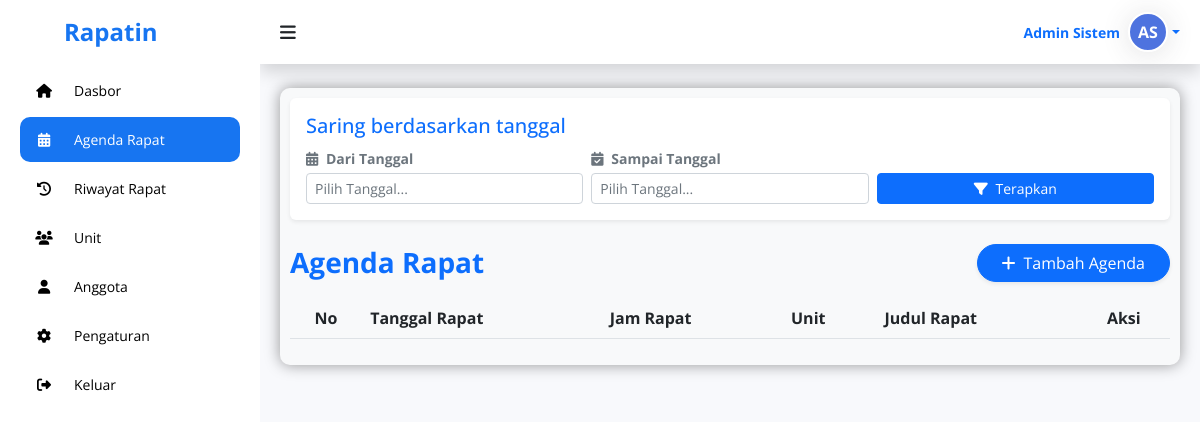
The app's page /admin/agenda.php (signed in), older data.
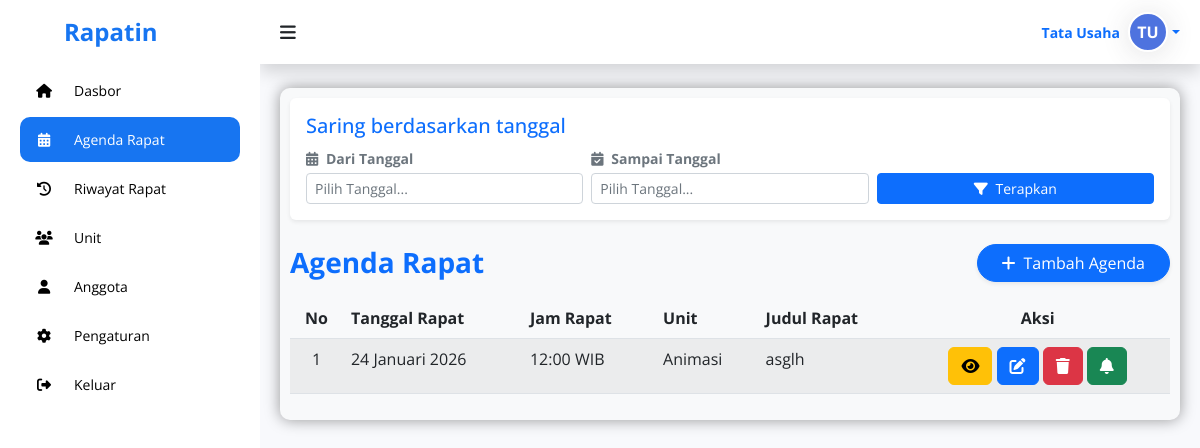
The same page, newer data.
### tables this page shows
CREATE TABLE `users` (
  `id_user` int NOT NULL,
  `nim` varchar(20) NOT NULL,
  `nama_lengkap` varchar(255) NOT NULL,
  `email` varchar(255) NOT NULL,
  `password` varchar(255) NOT NULL,
  `role` enum('Ketua','Peserta','Admin') NOT NULL,
  `unit_id` int DEFAULT NULL,
  `profile_pic` varchar(255) DEFAULT NULL
);

CREATE TABLE `agenda_rapat` (
  `id_rapat` int NOT NULL,
  `tanggal_rapat` date NOT NULL,
  `jam_rapat` time NOT NULL,
  `judul_rapat` varchar(255) NOT NULL,
  `ruang_rapat` varchar(100) DEFAULT NULL,
  `keterangan` text,
  `notulen_file` varchar(255) DEFAULT NULL,
  `id_unit` int NOT NULL,
  `id_pembuat` int NOT NULL,
  `status` enum('aktif','dibatalkan') DEFAULT 'aktif'
);

CREATE TABLE `unit` (
  `id_unit` int NOT NULL,
  `nama_unit` varchar(255) NOT NULL
);

### admin/agenda.php (the view, shortened to what the changed rows need)
<?php
include("../php/koneksi.php");
function tgl_indo($tanggal){
    try {
        $bulan = array (
            1 => 'Januari', 'Februari', 'Maret', 'April', 'Mei', 'Juni',
            'Juli', 'Agustus', 'September', 'Oktober', 'November', 'Desember'
        );
        $pecahkan = explode('-', $tanggal);
        $bulan_num = (int)$pecahkan[1];
        return $pecahkan[2] . ' ' . $bulan[$bulan_num] . ' ' . $pecahkan[0];
    } catch (Exception $e) {
        return $tanggal;
    }
}
$id_user_login = $_SESSION['id_user'];
$sql_user_info = "SELECT nama_lengkap, profile_pic FROM users WHERE id_user = '$id_user_login'";
$q_user_info = mysqli_query($koneksi, $sql_user_info);
$d_user_info = mysqli_fetch_assoc($q_user_info);
$nama_user = $d_user_info['nama_lengkap'] ?? "Admin";
$foto_db   = $d_user_info['profile_pic'] ?? null;
$tampilkan_foto = false;
$words = explode(" ", $nama_user);
$initials = "";
if (count($words) >= 1) {
    $initials .= strtoupper(substr($words[0], 0, 1));
    if (count($words) > 1) {
        $initials .= strtoupper(substr(end($words), 0, 1));
    }
} else {
    $initials = "AD";
}
$list_rapat = [];
$sql_read = "SELECT
                r.*,
                o.nama_unit,
                u.nama_lengkap as nama_pembuat
             FROM agenda_rapat r
             JOIN unit o ON r.id_unit = o.id_unit
             JOIN users u ON r.id_pembuat = u.id_user
             WHERE r.status = 'aktif'";
$sql_read .= " AND CONCAT(r.tanggal_rapat, ' ', r.jam_rapat) > NOW()";
$sql_read .= " ORDER BY r.tanggal_rapat ASC, r.jam_rapat ASC";
$q_read = mysqli_query($koneksi, $sql_read);
while ($r_read = mysqli_fetch_assoc($q_read)) {
    $list_rapat[] = $r_read;
}
?>
<!DOCTYPE html>
<html lang="en">
<head>
	<link rel="stylesheet" href="https://cdn.jsdelivr.net/npm/flatpickr/dist/flatpickr.min.css">
	<link rel="stylesheet" href="https://cdnjs.cloudflare.com/ajax/libs/font-awesome/6.4.0/css/all.min.css">
	<link rel="stylesheet" href="https://cdn.jsdelivr.net/npm/bootstrap@5.2.3/dist/css/bootstrap.min.css">
	<link rel="stylesheet" href="https://cdn.datatables.net/2.3.4/css/dataTables.bootstrap5.css">
	<link rel="stylesheet" href="https://cdn.datatables.net/responsive/2.3.4/css/responsive.bootstrap5.min.css">
	<link rel="stylesheet" href="https://cdn.jsdelivr.net/npm/select2@4.1.0-rc.0/dist/css/select2.min.css" />
	<link rel="stylesheet" href="https://cdn.jsdelivr.net/npm/select2-bootstrap-5-theme@1.3.0/dist/select2-bootstrap-5-theme.min.css" />
	<link rel="stylesheet" href="https://cdn.jsdelivr.net/npm/select2-bootstrap-5-theme@1.3.0/dist/select2-bootstrap-5-theme.rtl.min.css" />
	<link rel="stylesheet" href="https://unpkg.com/aos@next/dist/aos.css" />
	<link rel="stylesheet" href="../assets/admin.css">
</head>
<body>
	<section id="content">
		<nav class="atas mb-4 shadow">
            <div class="d-flex align-items-center" data-aos="fade-left">
                <div class="dropdown">
                    <a href="#" class="d-flex align-items-center text-decoration-none dropdown-toggle hide-arrow" id="profileDropdown" data-bs-toggle="dropdown" aria-expanded="false">
                        <span class="me-2 d-none d-lg-inline text-gray-600 small fw-bold">
                            <?php echo $nama_user; ?>
                        </span>
                        <?php if ($tampilkan_foto): ?>
                            <img src="../assets/img/profile/<?= $foto_db; ?>"
                                 alt="Profile"
                                 class="rounded-circle object-fit-cover shadow-sm"
                                 style="width: 40px; height: 40px;">
                        <?php else: ?>
                            <div class="img-profile-initials">
                                <?php echo $initials; ?>
                            </div>
                        <?php endif; ?>
                    </a>
                </div>
            </div>
        </nav>
		<main>
			<div data-aos="fade-down" class="rapat bg-light">
				<div class="d-flex justify-content-between align-items-center mb-3 page-header-mobile">
				    <h2 class="text-primary fw-bold m-0 fs-3">Agenda Rapat</h2>
				</div>
				<table id="tabel-rapat" class="table table-striped table-hover nowrap" style="width:100%">
        			<thead>
        			    <tr>
        			        <th class="text-center">No</th>
        			        <th>Tanggal Rapat</th>
        			        <th>Jam Rapat</th>
        			        <th>Unit</th>
        			        <th>Judul Rapat</th>
        			        <th class="text-center">Aksi</th>
        			    </tr>
        			</thead>
        			<tbody>
    				    <?php $no = 1; foreach ($list_rapat as $rapat) : ?>
    				    <tr>
    				        <td class="text-center"><?php echo $no++; ?></td>
    				        <td><?php echo htmlspecialchars(tgl_indo($rapat['tanggal_rapat'])); ?></td>
    				        <td><?php echo htmlspecialchars(date('H:i', strtotime($rapat['jam_rapat'])) . ' WIB'); ?></td>
    				        <td><?php echo htmlspecialchars($rapat['nama_unit']); ?></td>
    				        <td><?php echo htmlspecialchars($rapat['judul_rapat']); ?></td>
    				        <td class="text-center">
    				            <button type="button" class="btn btn-warning aksi view-rapat-btn" data-bs-toggle="modal" data-bs-target="#viewModal" data-id="<?php echo $rapat['id_rapat']; ?>"><i class="fa-solid fa-eye"></i></button>
    				            <button type="button" class="btn btn-primary aksi"
								data-bs-toggle="modal"
								data-bs-target="#editModal"
								data-id="<?php echo $rapat['id_rapat']; ?>"
								data-tanggal="<?php echo $rapat['tanggal_rapat']; ?>"
    							data-jam="<?php echo $rapat['jam_rapat']; ?>"
								data-judul="<?php echo htmlspecialchars($rapat['judul_rapat']); ?>"
								data-ruangan="<?php echo htmlspecialchars($rapat['ruang_rapat']); ?>"
								data-keterangan="<?php echo htmlspecialchars($rapat['keterangan']); ?>"
								data-unitid="<?php echo $rapat['id_unit']; ?>"
								data-notulen="<?php echo htmlspecialchars($rapat['notulen_file']); ?>"
								<?php
    							    $peserta_arr_ids = [];
    							    $q_p = mysqli_query($koneksi, "SELECT id_user FROM peserta_rapat WHERE id_rapat = '{$rapat['id_rapat']}'");
    							    while ($r_p = mysqli_fetch_assoc($q_p)) {
    							        $peserta_arr_ids[] = $r_p['id_user'];
    							    }
    							    $peserta_json = json_encode($peserta_arr_ids);
    							?>
    							data-peserta='<?php echo htmlspecialchars($peserta_json, ENT_QUOTES, 'UTF-8'); ?>'
								>
								<i class="fa-solid fa-pen-to-square"></i></button>
    				            <button type="button" class="btn btn-danger aksi" data-bs-toggle="modal" data-bs-target="#deletemodal" data-id="<?php echo $rapat['id_rapat']; ?>"><i class="fa-solid fa-trash"></i></i></button>
    				            <button type="button" class="btn btn-success aksi" data-bs-toggle="modal" data-bs-target="#notifmodal" data-id="<?php echo $rapat['id_rapat']; ?>"><i class="fa-solid fa-bell"></i></i></button>
    				        </td>
    				    </tr>
    				    <?php endforeach; ?>
    				</tbody>
    			</table>
			</div>
		</main>
	</section>
</body>
</html>

Row changes from the older to the newer data that the page shows:
changed users: nama_lengkap "Admin Sistem" → "Tata Usaha"; nama_lengkap "AS" → "TU"
added agenda_rapat: tanggal_rapat "24 Januari 2026", jam_rapat "12:00 WIB", id_unit.nama_unit "Animasi", judul_rapat "asglh"
